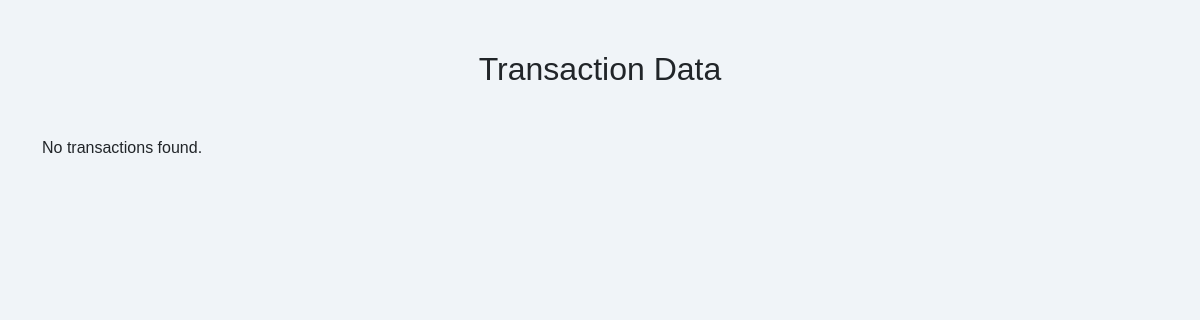
Before: /admin/getdata.php with the older database file.
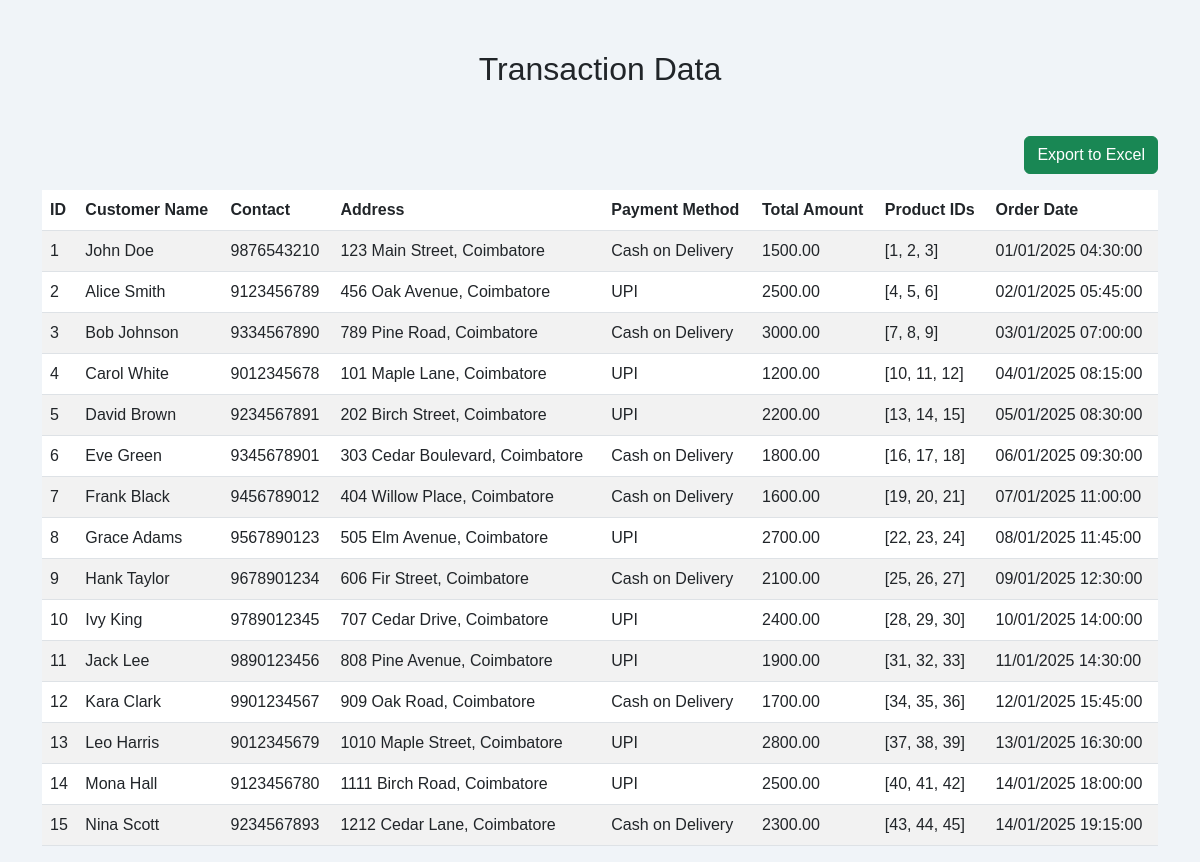
After: the same page with the newer database file.
### tables this page shows
CREATE TABLE `transactions` (
  `id` int(11) NOT NULL,
  `customer_name` varchar(100) DEFAULT NULL,
  `contact` varchar(15) DEFAULT NULL,
  `address` text DEFAULT NULL,
  `payment_method` varchar(50) DEFAULT NULL,
  `total_amount` decimal(10,2) DEFAULT NULL,
  `product_ids` longtext DEFAULT NULL CHECK (json_valid(`product_ids`)),
  `order_date` timestamp NOT NULL DEFAULT current_timestamp()
);

### admin/getdata.php (the view, shortened to what this page needs)
<?php
require 'connection.php';
$query = "SELECT * FROM transactions";
$result = mysqli_query($conn, $query);
if ($result && mysqli_num_rows($result) > 0) {
    $transactions = mysqli_fetch_all($result, MYSQLI_ASSOC);
} else {
    $transactions = [];
}
?>
<!DOCTYPE html>
<html lang="en">
<head>
    <link rel="stylesheet" href="https://cdnjs.cloudflare.com/ajax/libs/bootstrap/5.3.0/css/bootstrap.min.css">
</head>
<body>
    <div class="container">
        <h2 class="text-center mb-5">Transaction Data</h2>
        <?php if (!empty($transactions)): ?>
            <div class="text-end mb-3">
                <a href="?export=excel" class="btn btn-success">Export to Excel</a>
            </div>
            <table class="table table-striped">
                <thead>
                    <tr>
                        <th>ID</th>
                        <th>Customer Name</th>
                        <th>Contact</th>
                        <th>Address</th>
                        <th>Payment Method</th>
                        <th>Total Amount</th>
                        <th>Product IDs</th>
                        <th>Order Date</th>
                    </tr>
                </thead>
                <tbody>
                    <?php foreach ($transactions as $transaction): ?>
                        <tr>
                            <td><?php echo $transaction['id']; ?></td>
                            <td><?php echo $transaction['customer_name']; ?></td>
                            <td><?php echo $transaction['contact']; ?></td>
                            <td><?php echo $transaction['address']; ?></td>
                            <td><?php echo $transaction['payment_method']; ?></td>
                            <td><?php echo $transaction['total_amount']; ?></td>
                            <td><?php echo $transaction['product_ids']; ?></td>
                            <td><?php echo date('d/m/Y H:i:s', strtotime($transaction['order_date'])); ?></td>
                        </tr>
                    <?php endforeach; ?>
                </tbody>
            </table>
        <?php else: ?>
            <p>No transactions found.</p>
        <?php endif; ?>
    </div>
</body>
</html>

### admin/getdata.php (style rules this page uses)
body { background-color: #f0f4f8; font-family: 'Montserrat', sans-serif; }
.container { margin-top: 50px; }
.table th, .table td { vertical-align: middle; }

Changed rows visible on the page:
added transactions: id "1", customer_name "John Doe", contact "9876543210", address "123 Main Street, Coimbatore", payment_method "Cash on Delivery", total_amount "1500.00", product_ids "[1, 2, 3]", order_date "01/01/2025 04:30:00"
added transactions: id "2", customer_name "Alice Smith", contact "9123456789", address "456 Oak Avenue, Coimbatore", payment_method "UPI", total_amount "2500.00", product_ids "[4, 5, 6]", order_date "02/01/2025 05:45:00"
added transactions: id "3", customer_name "Bob Johnson", contact "9334567890", address "789 Pine Road, Coimbatore", payment_method "Cash on Delivery", total_amount "3000.00", product_ids "[7, 8, 9]", order_date "03/01/2025 07:00:00"
added transactions: id "4", customer_name "Carol White", contact "9012345678", address "101 Maple Lane, Coimbatore", payment_method "UPI", total_amount "1200.00", product_ids "[10, 11, 12]", order_date "04/01/2025 08:15:00"
added transactions: id "5", customer_name "David Brown", contact "9234567891", address "202 Birch Street, Coimbatore", payment_method "UPI", total_amount "2200.00", product_ids "[13, 14, 15]", order_date "05/01/2025 08:30:00"
added transactions: id "6", customer_name "Eve Green", contact "9345678901", address "303 Cedar Boulevard, Coimbatore", payment_method "Cash on Delivery", total_amount "1800.00", product_ids "[16, 17, 18]", order_date "06/01/2025 09:30:00"
added transactions: id "7", customer_name "Frank Black", contact "9456789012", address "404 Willow Place, Coimbatore", payment_method "Cash on Delivery", total_amount "1600.00", product_ids "[19, 20, 21]", order_date "07/01/2025 11:00:00"
added transactions: id "8", customer_name "Grace Adams", contact "9567890123", address "505 Elm Avenue, Coimbatore", payment_method "UPI", total_amount "2700.00", product_ids "[22, 23, 24]", order_date "08/01/2025 11:45:00"
added transactions: id "9", customer_name "Hank Taylor", contact "9678901234", address "606 Fir Street, Coimbatore", payment_method "Cash on Delivery", total_amount "2100.00", product_ids "[25, 26, 27]", order_date "09/01/2025 12:30:00"
added transactions: id "10", customer_name "Ivy King", contact "9789012345", address "707 Cedar Drive, Coimbatore", payment_method "UPI", total_amount "2400.00", product_ids "[28, 29, 30]", order_date "10/01/2025 14:00:00"
added transactions: id "11", customer_name "Jack Lee", contact "9890123456", address "808 Pine Avenue, Coimbatore", payment_method "UPI", total_amount "1900.00", product_ids "[31, 32, 33]", order_date "11/01/2025 14:30:00"
added transactions: id "12", customer_name "Kara Clark", contact "9901234567", address "909 Oak Road, Coimbatore", payment_method "Cash on Delivery", total_amount "1700.00", product_ids "[34, 35, 36]", order_date "12/01/2025 15:45:00"
added transactions: id "13", customer_name "Leo Harris", contact "9012345679", address "1010 Maple Street, Coimbatore", payment_method "UPI", total_amount "2800.00", product_ids "[37, 38, 39]", order_date "13/01/2025 16:30:00"
added transactions: id "14", customer_name "Mona Hall", contact "9123456780", address "1111 Birch Road, Coimbatore", payment_method "UPI", total_amount "2500.00", product_ids "[40, 41, 42]", order_date "14/01/2025 18:00:00"
added transactions: id "15", customer_name "Nina Scott", contact "9234567893", address "1212 Cedar Lane, Coimbatore", payment_method "Cash on Delivery", total_amount "2300.00", product_ids "[43, 44, 45]", order_date "14/01/2025 19:15:00"
Other visible differences:
text no longer shown: "No transactions found."
text now shown: "Export to Excel ID Customer Name Contact Address Payment Method Total Amount Product IDs Order Date"
